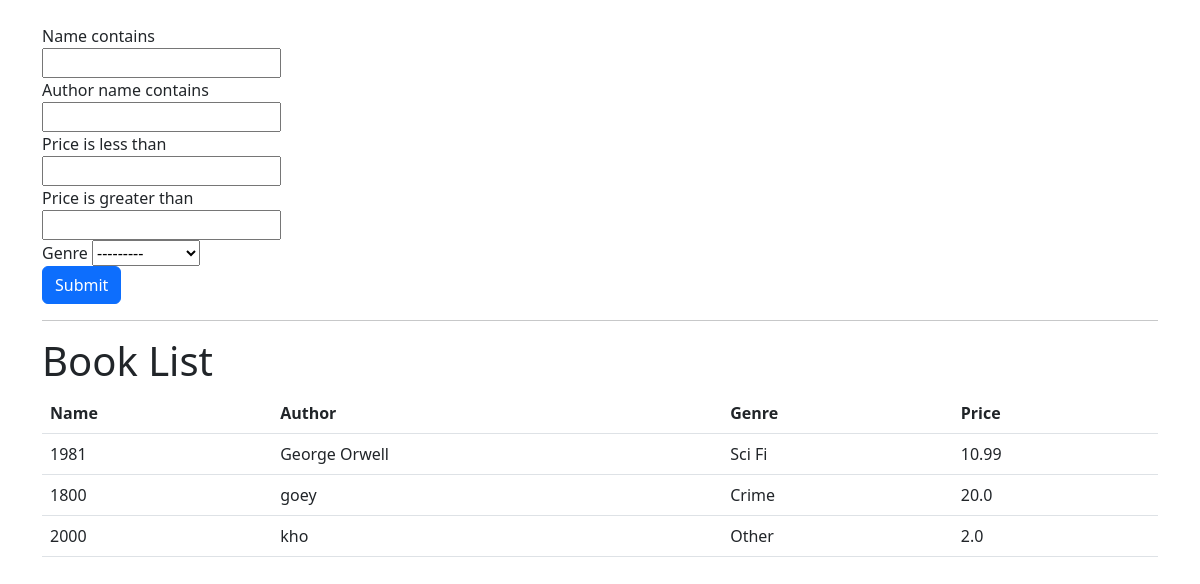
The page / on the database its author committed.
### core/models.py (models this page shows, shortened)
class Book(models.Model):
    class GenreChoices(models.TextChoices):
        CRIME = 'C'
        NON_FICTION = 'N'
        OTHER = 'O'
        SCI_FI = 'S'
    name = models.CharField(max_length=255)
    price = models.FloatField()
    number_in_stock = models.PositiveIntegerField(default=0)
    genre = models.CharField(max_length=1,choices = GenreChoices.choices)
    author = models.ForeignKey("Author", on_delete=models.CASCADE)

class Author(models.Model):
    name = models.CharField(max_length=255)

### core/views.py (the view)
# urls.py: path('',views.index,name='index'),
def index(request):
    books = Book.objects.all()
    book_filter = BookFilter(request.GET,queryset=books)
    context={'form':book_filter.form,'books':book_filter.qs}
    return render(request,'core/index.html',context)

### core/templates/core/index.html
{% extends 'core/base.html' %}
{% block content %}
<form method="GET" action="{% url 'index'%}">
{%for field in form %}
<div class="col-md-3">
{{field.label}}
    {{field}}
    </div>
{%endfor%}
    <input type="submit" value="Submit" class="btn btn-primary" />
</form>
<hr>
<h1>Book List</h1>
<table class="table">
    <thead>
        <tr>
            <th>Name</th>
            <th>Author</th>
            <th>Genre</th>
            <th>Price</th>
        </tr>
    </thead>
    <tbody>
    {%for book in books %}
        <tr>
            <td>{{book.name}}</td>
            <td>{{book.author.name}}</td>
            <td>{{book.get_genre_display}}</td>
            <td>{{book.price}}</td>
        </tr>
    {%endfor%}
    </tbody>
</table>
{% endblock %}

### core/templates/core/base.html (shortened to what this page needs)
<!doctype html>
<html lang="en">
  <head>
    <link href="https://cdn.jsdelivr.net/npm/bootstrap@5.3.0/dist/css/bootstrap.min.css" rel="stylesheet">
  </head>
  <body>
    <div class="container mt-4">
        {% block content %}
        {% endblock %}
    </div>
  </body>
</html>

### rows shown on the page
Book: name "1981", author.name "George Orwell", genre "Sci Fi", price "10.99"
Book: name "1800", author.name "goey", genre "Crime", price "20.0"
Book: name "2000", author.name "kho", genre "Other", price "2.0"

### other values the page prints
{{ field.label }} "Name contains" "Author name contains" "Price is less than" "Price is greater than" "Genre"
